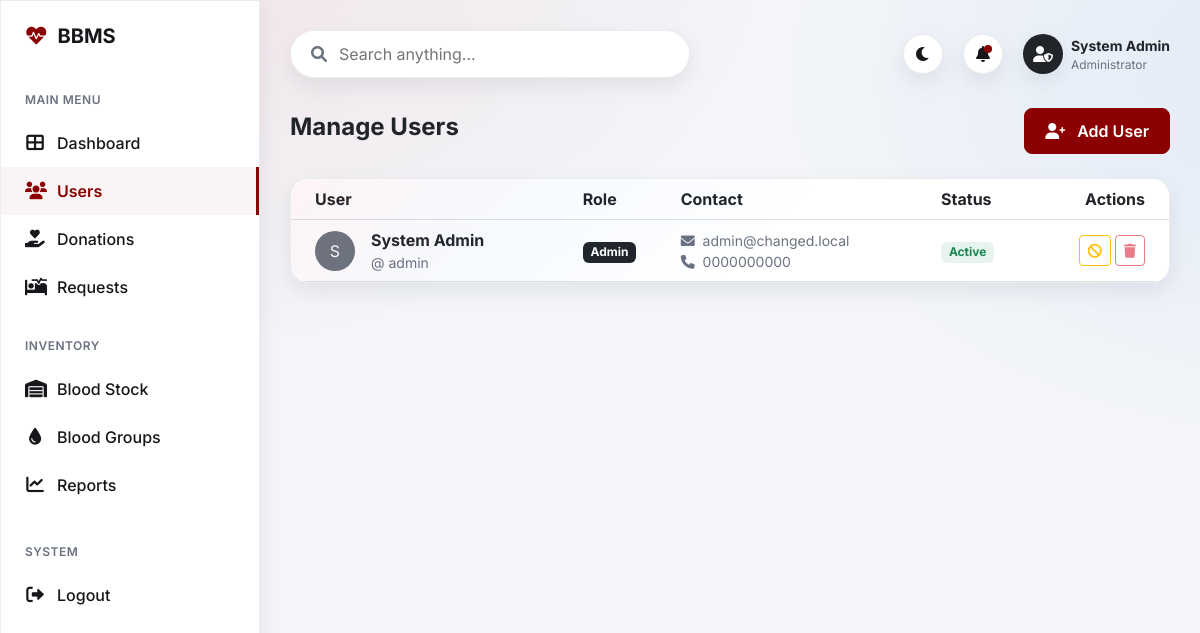
Screenshot of /admin/dashboard.php?page=users (signed in) with the database file from the repository.
### tables this page shows
CREATE TABLE `users` (
  `id` int(11) NOT NULL AUTO_INCREMENT,
  `first_name` varchar(50) NOT NULL,
  `last_name` varchar(50) NOT NULL,
  `sex` enum('Male','Female','Other') NOT NULL,
  `username` varchar(50) NOT NULL,
  `password_hash` varchar(255) NOT NULL,
  `phone` varchar(20) NOT NULL,
  `email` varchar(100) NOT NULL,
  `blood_group_id` int(11) DEFAULT NULL,
  `profile_picture` varchar(255) DEFAULT NULL,
  `medical_info` text DEFAULT NULL,
  `user_type` enum('admin','donor') NOT NULL DEFAULT 'donor',
  `status` enum('active','not_active') NOT NULL DEFAULT 'active',
  `created_at` timestamp NOT NULL DEFAULT current_timestamp(),
  PRIMARY KEY (`id`),
  UNIQUE KEY `username` (`username`),
  UNIQUE KEY `email` (`email`),
  KEY `blood_group_id` (`blood_group_id`)
);

### admin/views/users_view.php (the view, shortened to what this page needs)
<?php
$users = $pdo->query("SELECT * FROM users ORDER BY created_at DESC")->fetchAll();
?>
<div class="d-flex justify-content-between align-items-center mb-4">
    <h4 class="fw-bold text-dark">Manage Users</h4>
    <button type="button" class="btn btn-primary" data-bs-toggle="modal" data-bs-target="#addUserModal">
        <i class="fas fa-user-plus me-2"></i> Add User
    </button>
</div>
<div class="card card-custom">
    <div class="card-body p-0">
        <div class="table-responsive">
            <table class="table table-hover align-middle mb-0">
                <thead class="bg-light">
                    <tr>
                        <th class="ps-4">User</th>
                        <th>Role</th>
                        <th>Contact</th>
                        <th>Status</th>
                        <th class="text-end pe-4">Actions</th>
                    </tr>
                </thead>
                <tbody>
                    <?php foreach ($users as $user): ?>
                        <tr>
                            <td class="ps-4">
                                <div class="d-flex align-items-center">
                                    <div class="avatar me-3 bg-secondary text-white rounded-circle d-flex align-items-center justify-content-center"
                                        style="width: 40px; height: 40px;">
                                        <?php echo strtoupper(substr($user['first_name'], 0, 1)); ?>
                                    </div>
                                    <div>
                                        <div class="fw-bold text-dark">
                                            <?php echo htmlspecialchars($user['first_name'] . ' ' . $user['last_name']); ?>
                                        </div>
                                        <div class="text-muted small">
                                            @
                                            <?php echo htmlspecialchars($user['username']); ?>
                                        </div>
                                    </div>
                                </div>
                            </td>
                            <td>
                                <span
                                    class="badge <?php echo ($user['user_type'] == 'admin') ? 'bg-dark' : 'bg-info bg-opacity-10 text-info'; ?>">
                                    <?php echo ucfirst($user['user_type']); ?>
                                </span>
                            </td>
                            <td>
                                <div class="small text-muted"><i class="fas fa-envelope me-1"></i>
                                    <?php echo htmlspecialchars($user['email']); ?>
                                </div>
                                <div class="small text-muted"><i class="fas fa-phone me-1"></i>
                                    <?php echo htmlspecialchars($user['phone']); ?>
                                </div>
                            </td>
                            <td>
                                <span
                                    class="badge <?php echo ($user['status'] == 'active') ? 'bg-success bg-opacity-10 text-success' : 'bg-secondary'; ?>">
                                    <?php echo ucfirst($user['status']); ?>
                                </span>
                            </td>
                            <td class="text-end pe-4">
                                <div class="btn-group">
                                    <form action="" method="POST" class="d-inline">
                                        <button type="submit" name="toggle_status" class="btn btn-sm btn-outline-warning"
                                            title="Toggle Status">
                                            <i class="fas fa-ban"></i>
                                        </button>
                                    </form>
                                    <form action="" method="POST" class="d-inline ms-1"
                                        onsubmit="return confirm('Delete this user?');">
                                        <button type="submit" name="delete_user" class="btn btn-sm btn-outline-danger"
                                            title="Delete" <?php echo ($user['id'] == $_SESSION['user_id']) ? 'disabled' : ''; ?>>
                                            <i class="fas fa-trash"></i>
                                        </button>
                                    </form>
                                </div>
                            </td>
                        </tr>
                    <?php endforeach; ?>
                </tbody>
            </table>
        </div>
    </div>
</div>

### assets/css/style.css (style rules this page uses)
:root { --primary-color: #D20F2E; --primary-hover: #b00c26; --text-dark: #0D0D0D; --bg-light: #F6F7FB; --white: #FFFFFF; --card-radius: 16px; }
body { font-family: 'Inter', sans-serif; background-color: var(--bg-light); color: var(--text-dark); }
.btn-primary { background-color: var(--primary-color); border-color: var(--primary-color); border-radius: 8px; padding: 10px 20px; font-weight: 600; }
.card-custom { background-color: var(--white); border: none; border-radius: var(--card-radius); box-shadow: 0 4px 12px rgba(0, 0, 0, 0.05); transition: transform 0.2s, box-shadow 0.2s; }
:root { --primary-color: #8B0000; --primary-light: #ab0000; --text-dark: #1F1F1F; --text-muted: #6C757D; --bg-light: #F4F6F9; --white: #FFFFFF; --sidebar-width: 260px; --header-height: 70px; --card-radius: 12px; }
body { background-color: var(--bg-light); font-family: 'Inter', sans-serif; }
:root { --bg: #f3f5f8; --surface: #ffffff; --surface-2: #f7f8fb; --text: #15171a; --muted: #6b7280; --border: rgba(15, 23, 42, 0.08); --shadow-soft: 0 8px 22px rgba(15, 23, 42, 0.08); --shadow-strong: 0 16px 36px rgba(15, 23, 42, 0.12); --accent: #8B0000; --accent-2: #D20F2E; --card-radius: 18px; }
body { background: radial-gradient(1200px 800px at 10% -10%, rgba(210, 15, 46, 0.08), transparent 55%), radial-gradient(900px 600px at 110% 10%, rgba(13, 110, 253, 0.08), transparent 60%), var(--bg); color: var(--text); }
.sidebar, .search-bar, .icon-btn, .card-custom, .stat-card, .chart-card { background: var(--surface); border: 1px solid var(--border); box-shadow: var(--shadow-soft); }
.card-custom, .stat-card, .chart-card { position: relative; overflow: hidden; }
.card-custom::after, .stat-card::after, .chart-card::after { content: ""; position: absolute; inset: 0; border-radius: inherit; pointer-events: none; background: linear-gradient(135deg, rgba(210, 15, 46, 0.08), rgba(13, 110, 253, 0.06), transparent 55%); opacity: 0.6; }
.stat-label, .nav-label, .text-muted { color: var(--muted) !important; }

### rows the page displays
users: first_name "S", first_name+last_name "System Admin", username "admin", user_type "Admin", email "admin@changed.local", phone "0000000000", status "Active"

### other values shown
$admin_name "System Admin"
